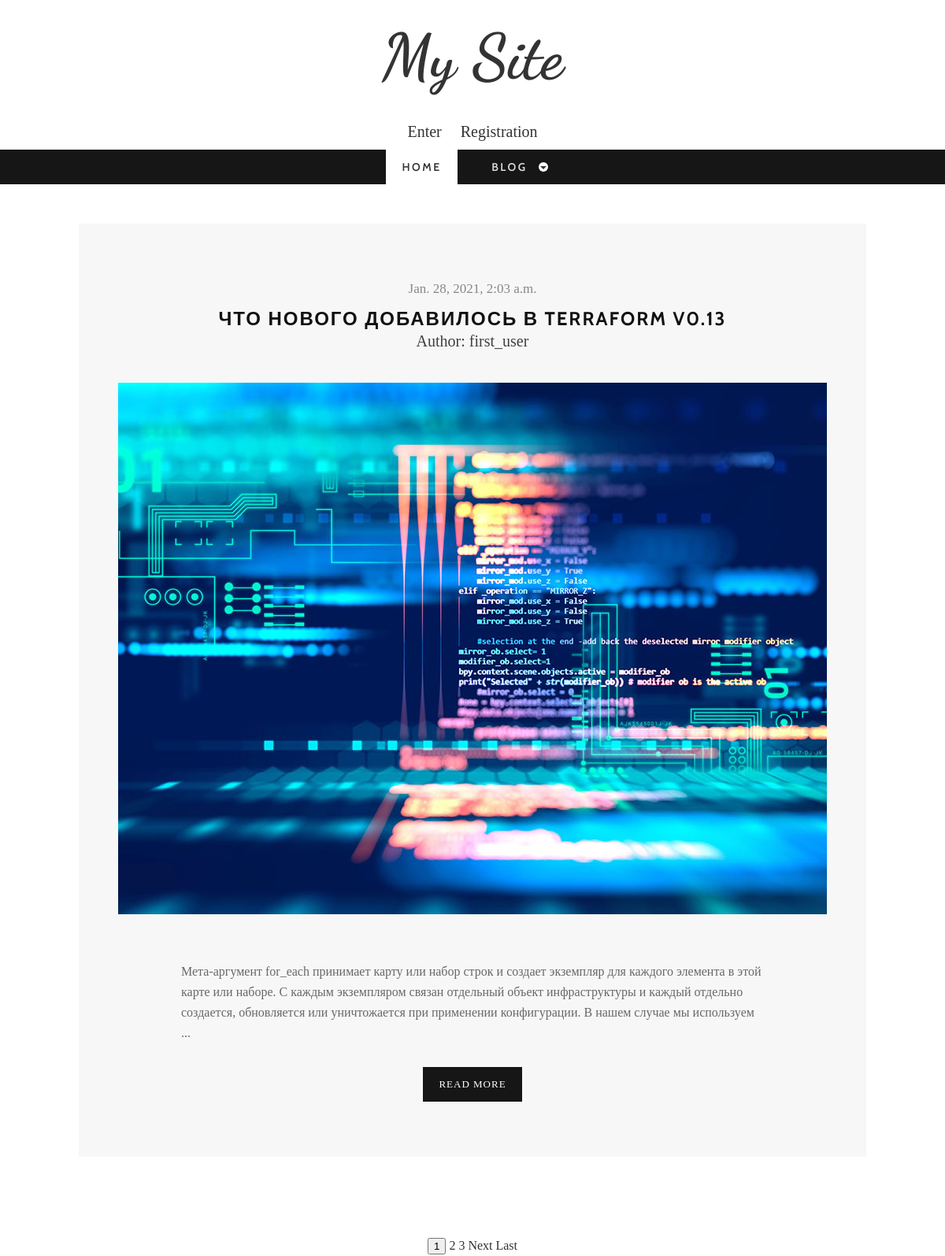
Page /blog/ on the earlier database version.
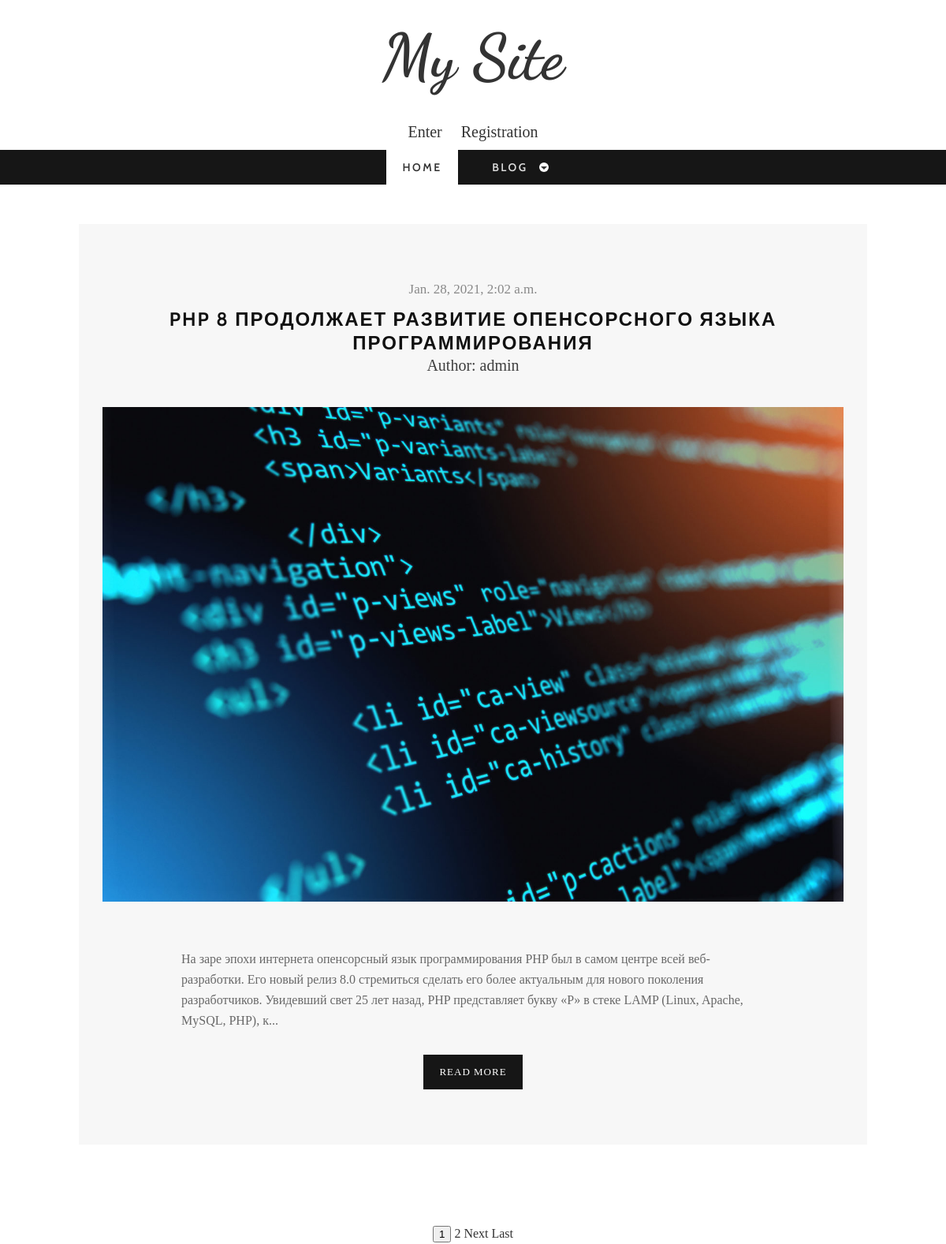
Same page on the later database version.
### blog/models.py (models this page shows)
class Post(models.Model):
    title = models.CharField(max_length=100)
    text = models.TextField()
    date = models.DateTimeField(default=timezone.now)
    author = models.ForeignKey(User, on_delete=models.CASCADE)
    image = models.ImageField('Picture', default='', upload_to='posts/')
    class Meta():
        verbose_name = 'Post'
        verbose_name_plural = 'Posts'

### blog/views.py (the view)
# urls.py: path('blog/', views.BlogListView.as_view(), name='blog-page'),
class BlogListView(ListView):
    model = Post
    template_name = 'blog/blog.html'
    context_object_name = 'posts'
    paginate_by = 1
    def get_queryset(self):
        return Post.objects.order_by('-date')
    def get_context_data(self, **kwargs):
        context = super(BlogListView, self).get_context_data(**kwargs)
        context['title'] = 'Blog page'
        return context

### blog/templates/blog/blog.html (shortened to what this page needs)
{% extends 'blog/main.html' %}
	{% block content %}
		<div class="wrap-container">
			<div id="main-content">
				<div class="wrap-content">
					<div class="row">
						{% for post in posts %}
							<article class="single-post zerogrid">
								<div class="row wrap-post">
									<div class="entry-header">
										<span class="time">{{ post.date }}</span>
										<h2 class="entry-title"><a href="{% url 'single-page' post.id %}">{{ post.title }}</a></h2>
										<span style="font-size: 20px;">Author: {{ post.author }}</span>
									</div>
									<div class="post-thumbnail-wrap">
										<img src="{{post.image.url}}">
									</div>
									<div class="entry-content">
										<p>{{ post.text|slice:300 }}...</p>
										<center><a class="button " href="{% url 'single-page' post.id %}">Read More</a></center>
									</div>
								</div>
							</article>
						{% endfor %}
					</div>
				</div>
			</div>
		</div>
		{% if is_paginated %}
			<div style="text-align: center;" class="paginator">
				{% for num in page_obj.paginator.page_range %}
					{% if num == page_obj.number %}
						<button>{{ num }}</button>
					{% elif num > page_obj.number|add:'-3' and num < page_obj.number|add:'3' %}
						<a href="?page={{ num }}">{{ num }}</a>
					{% endif %}
				{% endfor %}
				{% if page_obj.has_next %}
					<a href="?page={{ page_obj.next_page_number }}">Next</a>
					<a href="?page={{ page_obj.paginator.num_pages }}">Last</a>
				{% endif %}
			</div>
		{% endif %}
	{% endblock %}

Differences in the rows shown:
removed Post: date "Jan. 28, 2021, 2:03 a.m.", title "ЧТО НОВОГО ДОБАВИЛОСЬ В TERRAFORM V0.13", author "first_user", image (picture), text "Мета-аргумент for_each принимает карту или набор строк и создает экземпляр для каждого элемента в этой карте или наборе. С каждым экземпляром связан отдельный объект инфраструктуры и каждый отдельно создается, обновляется или уничтожается при применении конфигурации. В нашем случае мы используем"
now on this page (row unchanged): Post: date "Jan. 28, 2021, 2:02 a.m.", title "PHP 8 ПРОДОЛЖАЕТ РАЗВИТИЕ ОПЕНСОРСНОГО ЯЗЫКА ПРОГРАММИРОВАНИЯ", author "admin", image (picture), text "На заре эпохи интернета опенсорсный язык программирования PHP был в самом центре всей веб-разработки. Его новый релиз 8.0 стремиться сделать его более актуальным для нового поколения разработчиков. Увидевший свет 25 лет назад, PHP представляет букву «P» в стеке LAMP (Linux, Apache, MySQL, PHP), к"
Other differences:
list line gone: "3"
